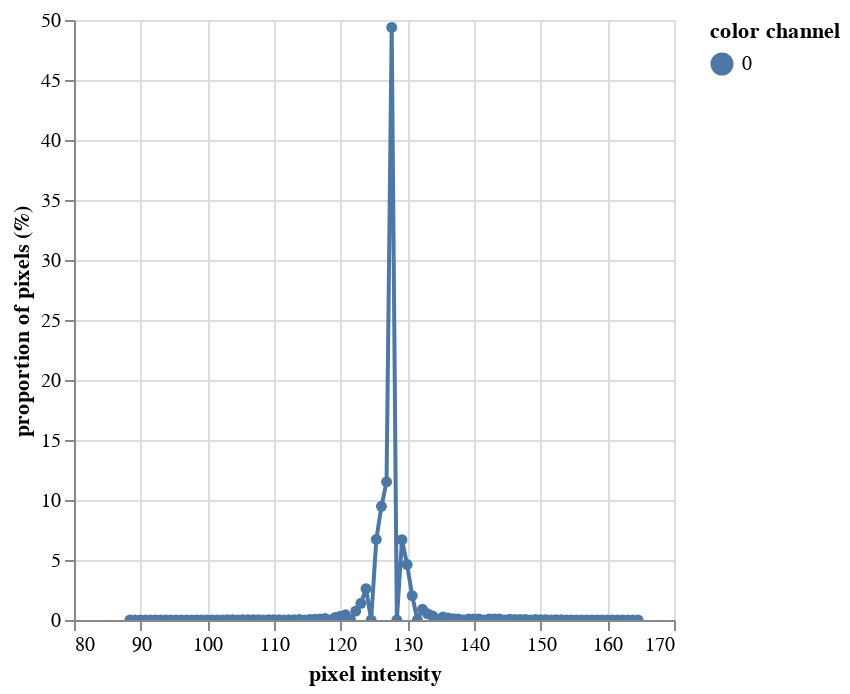

Source (notebook cell):
### Markdown cell above
## Visualize the distribution of grayscale values

A histogram can be used to visualize the distribution of values in an image. The histogram can aid in the selection of a threshold value.

For this image, the large peak between 120-130 are from the darker background pixels. The smaller peaks that represent plant material cannot be distinguished because there are so few total plant pixels, but we can use the upper bound of the background peaks to estimate a good thresholding point, somewhere between 127-135.

### Code cell
hist = pcv.visualize.histogram(img=b)

### Figure 1 — Vega-Lite specification as saved in the notebook (floating-point values rounded to 4 significant figures)
{"config": {"view": {"continuousWidth": 300, "continuousHeight": 300}}, "data": {"name": "data-c7fb3a4f2a50d923647cec77792b08f8"}, "mark": {"type": "line", "point": true}, "encoding": {"color": {"field": "color channel", "type": "nominal"}, "tooltip": [{"field": "pixel intensity", "type": "quantitative"}, {"field": "proportion of pixels (%)", "type": "quantitative"}], "x": {"field": "pixel intensity", "type": "quantitative"}, "y": {"field": "proportion of pixels (%)", "type": "quantitative"}}, "params": [{"name": "param_1", "select": {"type": "interval", "encodings": ["x", "y"]}, "bind": "scales"}], "$schema": "https://vega.github.io/schema/vega-lite/v5.20.1.json", "datasets": {"data-c7fb3a4f2a50d923647cec77792b08f8": [{"pixel intensity": 88.38, "proportion of pixels (%)": 1.982e-05, "hist_count": 1, "color channel": "0"}, {"pixel intensity": 89.16, "proportion of pixels (%)": 0.0, "hist_count": 0, "color channel": "0"}, {"pixel intensity": 89.93, "proportion of pixels (%)": 0.0, "hist_count": 0, "color channel": "0"}, {"pixel intensity": 90.69, "proportion of pixels (%)": 0.0, "hist_count": 0, "color channel": "0"}, {"pixel intensity": 91.47, "proportion of pixels (%)": 0.0, "hist_count": 0, "color channel": "0"}, {"pixel intensity": 92.23, "proportion of pixels (%)": 0.0, "hist_count": 0, "color channel": "0"}, {"pixel intensity": 93.0, "proportion of pixels (%)": 0.0, "hist_count": 0, "color channel": "0"}, {"pixel intensity": 93.78, "proportion of pixels (%)": 0.0, "hist_count": 0, "color channel": "0"}, {"pixel intensity": 94.55, "proportion of pixels (%)": 0.0, "hist_count": 0, "color channel": "0"}, {"pixel intensity": 95.31, "proportion of pixels (%)": 9.91e-05, "hist_count": 5, "color channel": "0"}, {"pixel intensity": 96.09, "proportion of pixels (%)": 0.0002577, "hist_count": 13, "color channel": "0"}, {"pixel intensity": 96.85, "proportion of pixels (%)": 0.0008919, "hist_count": 45, "color channel": "0"}, {"pixel intensity": 97.62, "proportion of pixels (%)": 0.00222, "hist_count": 112, "color channel": "0"}, {"pixel intensity": 98.4, "proportion of pixels (%)": 0.0, "hist_count": 0, "color channel": "0"}, {"pixel intensity": 99.16, "proportion of pixels (%)": 0.003211, "hist_count": 162, "color channel": "0"}, {"pixel intensity": 99.94, "proportion of pixels (%)": 0.005272, "hist_count": 266, "color channel": "0"}, {"pixel intensity": 100.7, "proportion of pixels (%)": 0.01056, "hist_count": 533, "color channel": "0"}, {"pixel intensity": 101.5, "proportion of pixels (%)": 0.0, "hist_count": 0, "color channel": "0"}, {"pixel intensity": 102.2, "proportion of pixels (%)": 0.01134, "hist_count": 572, "color channel": "0"}, {"pixel intensity": 103.0, "proportion of pixels (%)": 0.0156, "hist_count": 787, "color channel": "0"}, {"pixel intensity": 103.8, "proportion of pixels (%)": 0.01853, "hist_count": 935, "color channel": "0"}, {"pixel intensity": 104.6, "proportion of pixels (%)": 0.0, "hist_count": 0, "color channel": "0"}, {"pixel intensity": 105.3, "proportion of pixels (%)": 0.01576, "hist_count": 795, "color channel": "0"}, {"pixel intensity": 106.1, "proportion of pixels (%)": 0.01576, "hist_count": 795, "color channel": "0"}, {"pixel intensity": 106.9, "proportion of pixels (%)": 0.01667, "hist_count": 841, "color channel": "0"}, {"pixel intensity": 107.6, "proportion of pixels (%)": 0.01455, "hist_count": 734, "color channel": "0"}, {"pixel intensity": 108.4, "proportion of pixels (%)": 0.0, "hist_count": 0, "color channel": "0"}, {"pixel intensity": 109.2, "proportion of pixels (%)": 0.0137, "hist_count": 691, "color channel": "0"}, {"pixel intensity": 109.9, "proportion of pixels (%)": 0.01342, "hist_count": 677, "color channel": "0"}, {"pixel intensity": 110.7, "proportion of pixels (%)": 0.01685, "hist_count": 850, "color channel": "0"}, {"pixel intensity": 111.5, "proportion of pixels (%)": 0.0, "hist_count": 0, "color channel": "0"}, {"pixel intensity": 112.3, "proportion of pixels (%)": 0.01948, "hist_count": 983, "color channel": "0"}, {"pixel intensity": 113.0, "proportion of pixels (%)": 0.02688, "hist_count": 1356, "color channel": "0"}, {"pixel intensity": 113.8, "proportion of pixels (%)": 0.03994, "hist_count": 2015, "color channel": "0"}, {"pixel intensity": 114.6, "proportion of pixels (%)": 0.0, "hist_count": 0, "color channel": "0"}, {"pixel intensity": 115.3, "proportion of pixels (%)": 0.05191, "hist_count": 2619, "color channel": "0"}, {"pixel intensity": 116.1, "proportion of pixels (%)": 0.06941, "hist_count": 3502, "color channel": "0"}, {"pixel intensity": 116.9, "proportion of pixels (%)": 0.09252, "hist_count": 4668, "color channel": "0"}, {"pixel intensity": 117.6, "proportion of pixels (%)": 0.1303, "hist_count": 6576, "color channel": "0"}, {"pixel intensity": 118.4, "proportion of pixels (%)": 0.0, "hist_count": 0, "color channel": "0"}, {"pixel intensity": 119.2, "proportion of pixels (%)": 0.2147, "hist_count": 10834, "color channel": "0"}, {"pixel intensity": 120.0, "proportion of pixels (%)": 0.31, "hist_count": 15640, "color channel": "0"}, {"pixel intensity": 120.7, "proportion of pixels (%)": 0.4311, "hist_count": 21751, "color channel": "0"}, {"pixel intensity": 121.5, "proportion of pixels (%)": 0.0, "hist_count": 0, "color channel": "0"}, {"pixel intensity": 122.3, "proportion of pixels (%)": 0.7462, "hist_count": 37650, "color channel": "0"}, {"pixel intensity": 123.0, "proportion of pixels (%)": 1.391, "hist_count": 70179, "color channel": "0"}, {"pixel intensity": 123.8, "proportion of pixels (%)": 2.615, "hist_count": 131947, "color channel": "0"}, {"pixel intensity": 124.6, "proportion of pixels (%)": 0.0, "hist_count": 0, "color channel": "0"}, {"pixel intensity": 125.3, "proportion of pixels (%)": 6.718, "hist_count": 338949, "color channel": "0"}, {"pixel intensity": 126.1, "proportion of pixels (%)": 9.472, "hist_count": 477890, "color channel": "0"}, {"pixel intensity": 126.9, "proportion of pixels (%)": 11.51, "hist_count": 580829, "color channel": "0"}, {"pixel intensity": 127.7, "proportion of pixels (%)": 49.38, "hist_count": 2491558, "color channel": "0"}, {"pixel intensity": 128.4, "proportion of pixels (%)": 0.0, "hist_count": 0, "color channel": "0"}, {"pixel intensity": 129.2, "proportion of pixels (%)": 6.695, "hist_count": 337772, "color channel": "0"}, {"pixel intensity": 130.0, "proportion of pixels (%)": 4.621, "hist_count": 233129, "color channel": "0"}, {"pixel intensity": 130.7, "proportion of pixels (%)": 2.022, "hist_count": 102026, "color channel": "0"}, {"pixel intensity": 131.5, "proportion of pixels (%)": 0.0, "hist_count": 0, "color channel": "0"}, {"pixel intensity": 132.3, "proportion of pixels (%)": 0.8899, "hist_count": 44897, "color channel": "0"}, {"pixel intensity": 133.0, "proportion of pixels (%)": 0.5151, "hist_count": 25991, "color channel": "0"}, {"pixel intensity": 133.8, "proportion of pixels (%)": 0.3321, "hist_count": 16758, "color channel": "0"}, {"pixel intensity": 134.6, "proportion of pixels (%)": 0.0, "hist_count": 0, "color channel": "0"}, {"pixel intensity": 135.4, "proportion of pixels (%)": 0.2571, "hist_count": 12971, "color channel": "0"}, {"pixel intensity": 136.1, "proportion of pixels (%)": 0.1741, "hist_count": 8785, "color channel": "0"}, {"pixel intensity": 136.9, "proportion of pixels (%)": 0.1141, "hist_count": 5756, "color channel": "0"}, {"pixel intensity": 137.7, "proportion of pixels (%)": 0.08794, "hist_count": 4437, "color channel": "0"}, {"pixel intensity": 138.4, "proportion of pixels (%)": 0.0, "hist_count": 0, "color channel": "0"}, {"pixel intensity": 139.2, "proportion of pixels (%)": 0.08705, "hist_count": 4392, "color channel": "0"}, {"pixel intensity": 140.0, "proportion of pixels (%)": 0.09496, "hist_count": 4791, "color channel": "0"}, {"pixel intensity": 140.7, "proportion of pixels (%)": 0.0926, "hist_count": 4672, "color channel": "0"}, {"pixel intensity": 141.5, "proportion of pixels (%)": 0.0, "hist_count": 0, "color channel": "0"}, {"pixel intensity": 142.3, "proportion of pixels (%)": 0.07664, "hist_count": 3867, "color channel": "0"}, {"pixel intensity": 143.1, "proportion of pixels (%)": 0.08001, "hist_count": 4037, "color channel": "0"}, {"pixel intensity": 143.8, "proportion of pixels (%)": 0.075, "hist_count": 3784, "color channel": "0"}, {"pixel intensity": 144.6, "proportion of pixels (%)": 0.0, "hist_count": 0, "color channel": "0"}, {"pixel intensity": 145.4, "proportion of pixels (%)": 0.06208, "hist_count": 3132, "color channel": "0"}, {"pixel intensity": 146.1, "proportion of pixels (%)": 0.0533, "hist_count": 2689, "color channel": "0"}, {"pixel intensity": 146.9, "proportion of pixels (%)": 0.04695, "hist_count": 2369, "color channel": "0"}, {"pixel intensity": 147.7, "proportion of pixels (%)": 0.04541, "hist_count": 2291, "color channel": "0"}, {"pixel intensity": 148.4, "proportion of pixels (%)": 0.0, "hist_count": 0, "color channel": "0"}, {"pixel intensity": 149.2, "proportion of pixels (%)": 0.04406, "hist_count": 2223, "color channel": "0"}, {"pixel intensity": 150.0, "proportion of pixels (%)": 0.03126, "hist_count": 1577, "color channel": "0"}, {"pixel intensity": 150.8, "proportion of pixels (%)": 0.03247, "hist_count": 1638, "color channel": "0"}, {"pixel intensity": 151.5, "proportion of pixels (%)": 0.0, "hist_count": 0, "color channel": "0"}, {"pixel intensity": 152.3, "proportion of pixels (%)": 0.02499, "hist_count": 1261, "color channel": "0"}, {"pixel intensity": 153.1, "proportion of pixels (%)": 0.01827, "hist_count": 922, "color channel": "0"}, {"pixel intensity": 153.8, "proportion of pixels (%)": 0.01201, "hist_count": 606, "color channel": "0"}, {"pixel intensity": 154.6, "proportion of pixels (%)": 0.0, "hist_count": 0, "color channel": "0"}, {"pixel intensity": 155.4, "proportion of pixels (%)": 0.007175, "hist_count": 362, "color channel": "0"}, {"pixel intensity": 156.1, "proportion of pixels (%)": 0.004816, "hist_count": 243, "color channel": "0"}, {"pixel intensity": 156.9, "proportion of pixels (%)": 0.002616, "hist_count": 132, "color channel": "0"}, {"pixel intensity": 157.7, "proportion of pixels (%)": 0.001268, "hist_count": 64, "color channel": "0"}, {"pixel intensity": 158.5, "proportion of pixels (%)": 0.0, "hist_count": 0, "color channel": "0"}, {"pixel intensity": 159.2, "proportion of pixels (%)": 0.0007135, "hist_count": 36, "color channel": "0"}, {"pixel intensity": 160.0, "proportion of pixels (%)": 0.000436, "hist_count": 22, "color channel": "0"}, {"pixel intensity": 160.8, "proportion of pixels (%)": 0.0002973, "hist_count": 15, "color channel": "0"}, {"pixel intensity": 161.5, "proportion of pixels (%)": 0.0, "hist_count": 0, "color channel": "0"}, {"pixel intensity": 162.3, "proportion of pixels (%)": 0.0001189, "hist_count": 6, "color channel": "0"}, {"pixel intensity": 163.1, "proportion of pixels (%)": 9.91e-05, "hist_count": 5, "color channel": "0"}, {"pixel intensity": 163.8, "proportion of pixels (%)": 9.91e-05, "hist_count": 5, "color channel": "0"}, {"pixel intensity": 164.6, "proportion of pixels (%)": 1.982e-05, "hist_count": 1, "color channel": "0"}]}}
